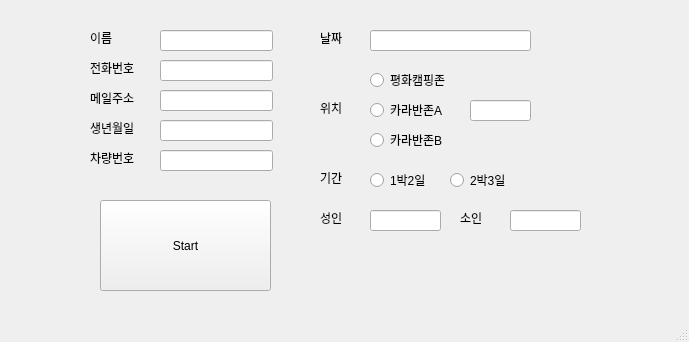
<?xml version="1.0" encoding="UTF-8"?>
<ui version="4.0">
 <class>MainWindow</class>
 <widget class="QMainWindow" name="MainWindow">
  <property name="geometry">
   <rect>
    <x>0</x>
    <y>0</y>
    <width>689</width>
    <height>342</height>
   </rect>
  </property>
  <property name="windowTitle">
   <string>MainWindow</string>
  </property>
  <widget class="QWidget" name="centralwidget">
   <widget class="QPushButton" name="Start_Btn">
    <property name="geometry">
     <rect>
      <x>100</x>
      <y>200</y>
      <width>171</width>
      <height>91</height>
     </rect>
    </property>
    <property name="text">
     <string>Start</string>
    </property>
   </widget>
   <widget class="QLabel" name="name_label">
    <property name="geometry">
     <rect>
      <x>90</x>
      <y>30</y>
      <width>60</width>
      <height>16</height>
     </rect>
    </property>
    <property name="text">
     <string>이름</string>
    </property>
   </widget>
   <widget class="QLabel" name="Phone_label">
    <property name="geometry">
     <rect>
      <x>90</x>
      <y>60</y>
      <width>60</width>
      <height>16</height>
     </rect>
    </property>
    <property name="text">
     <string>전화번호</string>
    </property>
   </widget>
   <widget class="QLabel" name="Mail_label">
    <property name="geometry">
     <rect>
      <x>90</x>
      <y>90</y>
      <width>60</width>
      <height>16</height>
     </rect>
    </property>
    <property name="text">
     <string>메일주소</string>
    </property>
   </widget>
   <widget class="QLabel" name="Number_label">
    <property name="geometry">
     <rect>
      <x>90</x>
      <y>120</y>
      <width>60</width>
      <height>16</height>
     </rect>
    </property>
    <property name="text">
     <string>생년월일</string>
    </property>
   </widget>
   <widget class="QLabel" name="CarNumber_label">
    <property name="geometry">
     <rect>
      <x>90</x>
      <y>150</y>
      <width>60</width>
      <height>16</height>
     </rect>
    </property>
    <property name="text">
     <string>차량번호</string>
    </property>
   </widget>
   <widget class="QLabel" name="Date_label">
    <property name="geometry">
     <rect>
      <x>320</x>
      <y>30</y>
      <width>41</width>
      <height>16</height>
     </rect>
    </property>
    <property name="text">
     <string>날짜</string>
    </property>
   </widget>
   <widget class="QLabel" name="Zone_label">
    <property name="geometry">
     <rect>
      <x>320</x>
      <y>100</y>
      <width>41</width>
      <height>16</height>
     </rect>
    </property>
    <property name="text">
     <string>위치</string>
    </property>
   </widget>
   <widget class="QLineEdit" name="name_Input">
    <property name="geometry">
     <rect>
      <x>160</x>
      <y>30</y>
      <width>113</width>
      <height>21</height>
     </rect>
    </property>
    <property name="text">
     <string/>
    </property>
   </widget>
   <widget class="QLineEdit" name="Phone_Input">
    <property name="geometry">
     <rect>
      <x>160</x>
      <y>60</y>
      <width>113</width>
      <height>21</height>
     </rect>
    </property>
    <property name="text">
     <string/>
    </property>
   </widget>
   <widget class="QLineEdit" name="Mail_Input">
    <property name="geometry">
     <rect>
      <x>160</x>
      <y>90</y>
      <width>113</width>
      <height>21</height>
     </rect>
    </property>
    <property name="text">
     <string/>
    </property>
   </widget>
   <widget class="QLineEdit" name="CarNumber_input">
    <property name="geometry">
     <rect>
      <x>160</x>
      <y>150</y>
      <width>113</width>
      <height>21</height>
     </rect>
    </property>
    <property name="text">
     <string/>
    </property>
   </widget>
   <widget class="QLineEdit" name="Number_Input">
    <property name="geometry">
     <rect>
      <x>160</x>
      <y>120</y>
      <width>113</width>
      <height>21</height>
     </rect>
    </property>
    <property name="text">
     <string/>
    </property>
   </widget>
   <widget class="QRadioButton" name="Camping">
    <property name="geometry">
     <rect>
      <x>370</x>
      <y>70</y>
      <width>100</width>
      <height>20</height>
     </rect>
    </property>
    <property name="text">
     <string>평화캠핑존</string>
    </property>
   </widget>
   <widget class="QRadioButton" name="CaravanA">
    <property name="geometry">
     <rect>
      <x>370</x>
      <y>100</y>
      <width>100</width>
      <height>20</height>
     </rect>
    </property>
    <property name="text">
     <string>카라반존A</string>
    </property>
   </widget>
   <widget class="QRadioButton" name="CaravanB">
    <property name="geometry">
     <rect>
      <x>370</x>
      <y>130</y>
      <width>100</width>
      <height>20</height>
     </rect>
    </property>
    <property name="text">
     <string>카라반존B</string>
    </property>
   </widget>
   <widget class="QLineEdit" name="ZoneNumber">
    <property name="geometry">
     <rect>
      <x>470</x>
      <y>100</y>
      <width>61</width>
      <height>21</height>
     </rect>
    </property>
   </widget>
   <widget class="QLabel" name="Adult_label">
    <property name="geometry">
     <rect>
      <x>320</x>
      <y>210</y>
      <width>41</width>
      <height>16</height>
     </rect>
    </property>
    <property name="text">
     <string>성인</string>
    </property>
   </widget>
   <widget class="QLineEdit" name="Adult_Input">
    <property name="geometry">
     <rect>
      <x>370</x>
      <y>210</y>
      <width>71</width>
      <height>21</height>
     </rect>
    </property>
    <property name="text">
     <string/>
    </property>
   </widget>
   <widget class="QLabel" name="Day_label">
    <property name="geometry">
     <rect>
      <x>320</x>
      <y>170</y>
      <width>41</width>
      <height>16</height>
     </rect>
    </property>
    <property name="text">
     <string>기간</string>
    </property>
   </widget>
   <widget class="QLabel" name="Children_label">
    <property name="geometry">
     <rect>
      <x>460</x>
      <y>210</y>
      <width>41</width>
      <height>16</height>
     </rect>
    </property>
    <property name="text">
     <string>소인</string>
    </property>
   </widget>
   <widget class="QLineEdit" name="Children_Input">
    <property name="geometry">
     <rect>
      <x>510</x>
      <y>210</y>
      <width>71</width>
      <height>21</height>
     </rect>
    </property>
    <property name="text">
     <string/>
    </property>
   </widget>
   <widget class="QRadioButton" name="Day_One">
    <property name="geometry">
     <rect>
      <x>370</x>
      <y>170</y>
      <width>71</width>
      <height>20</height>
     </rect>
    </property>
    <property name="text">
     <string>1박2일</string>
    </property>
   </widget>
   <widget class="QRadioButton" name="Day_Two">
    <property name="geometry">
     <rect>
      <x>450</x>
      <y>170</y>
      <width>71</width>
      <height>20</height>
     </rect>
    </property>
    <property name="text">
     <string>2박3일</string>
    </property>
   </widget>
   <widget class="QLineEdit" name="Date_Input">
    <property name="geometry">
     <rect>
      <x>370</x>
      <y>30</y>
      <width>161</width>
      <height>21</height>
     </rect>
    </property>
    <property name="text">
     <string/>
    </property>
   </widget>
  </widget>
  <widget class="QMenuBar" name="menubar">
   <property name="geometry">
    <rect>
     <x>0</x>
     <y>0</y>
     <width>689</width>
     <height>24</height>
    </rect>
   </property>
  </widget>
  <widget class="QStatusBar" name="statusbar"/>
 </widget>
 <resources/>
 <connections/>
</ui>
